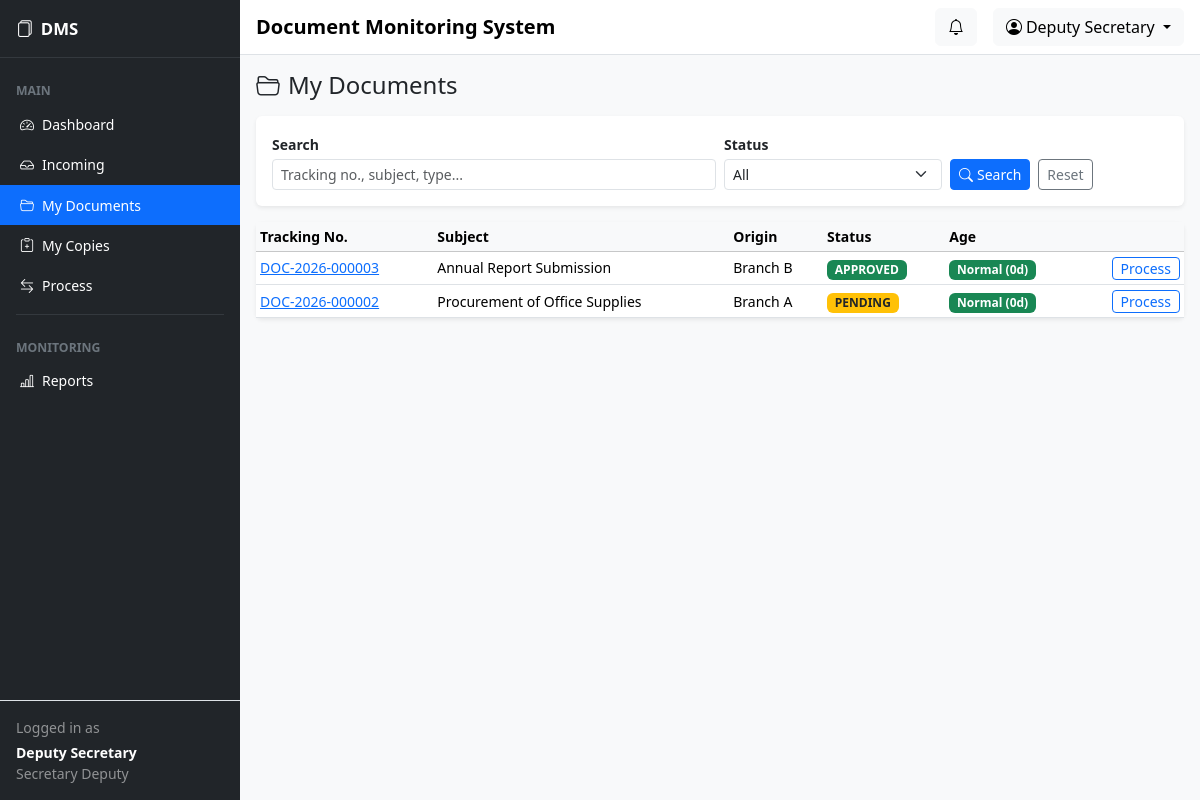
/secretary_deputy/documents.php (signed in), run on the app's committed database.
### tables this page shows
CREATE TABLE users (
  id INT UNSIGNED NOT NULL AUTO_INCREMENT,
  branch_id INT UNSIGNED DEFAULT NULL,
  full_name VARCHAR(150) NOT NULL,
  username VARCHAR(50) NOT NULL,
  password VARCHAR(255) NOT NULL,
  role ENUM('BRANCH','SECRETARY_DEPUTY','SECRETARY_CO','ADMIN') NOT NULL,
  position VARCHAR(100) DEFAULT NULL,
  status ENUM('active','inactive') NOT NULL DEFAULT 'active',
  created_at TIMESTAMP NOT NULL DEFAULT CURRENT_TIMESTAMP,
  updated_at TIMESTAMP NOT NULL DEFAULT CURRENT_TIMESTAMP ON UPDATE CURRENT_TIMESTAMP,
  last_login DATETIME DEFAULT NULL,
  PRIMARY KEY (id),
  UNIQUE KEY uq_username (username),
  KEY idx_users_role (role),
  KEY idx_users_status (status),
  KEY idx_users_branch (branch_id),
  CONSTRAINT fk_users_branch FOREIGN KEY (branch_id)
    REFERENCES branches (id) ON DELETE SET NULL ON UPDATE CASCADE
);

CREATE TABLE documents (
  id INT UNSIGNED NOT NULL AUTO_INCREMENT,
  tracking_number VARCHAR(30) NOT NULL,
  doc_control_number VARCHAR(50) DEFAULT NULL,
  subject VARCHAR(255) NOT NULL,
  document_type VARCHAR(100) DEFAULT NULL,
  sender VARCHAR(150) DEFAULT NULL,
  originating_branch_id INT UNSIGNED DEFAULT NULL,
  created_by INT UNSIGNED NOT NULL,
  current_holder_id INT UNSIGNED DEFAULT NULL,
  current_branch_id INT UNSIGNED DEFAULT NULL,
  current_status ENUM('NEW','RECEIVED','PENDING','SIGNED','APPROVED','RTS') NOT NULL DEFAULT 'NEW',
  priority ENUM('Low','Normal','High','Urgent') NOT NULL DEFAULT 'Normal',
  date_received DATE DEFAULT NULL,
  remarks TEXT,
  created_at TIMESTAMP NOT NULL DEFAULT CURRENT_TIMESTAMP,
  updated_at TIMESTAMP NOT NULL DEFAULT CURRENT_TIMESTAMP ON UPDATE CURRENT_TIMESTAMP,
  PRIMARY KEY (id),
  UNIQUE KEY uq_tracking_number (tracking_number),
  KEY idx_docs_status (current_status),
  KEY idx_docs_created (created_at),
  KEY idx_docs_holder (current_holder_id),
  KEY idx_docs_subject (subject),
  KEY idx_docs_type (document_type),
  KEY idx_docs_orig_branch (originating_branch_id),
  KEY idx_docs_updated (updated_at),
  CONSTRAINT fk_docs_orig_branch FOREIGN KEY (originating_branch_id)
    REFERENCES branches (id) ON DELETE SET NULL ON UPDATE CASCADE,
  CONSTRAINT fk_docs_created_by FOREIGN KEY (created_by)
    REFERENCES users (id) ON DELETE RESTRICT ON UPDATE CASCADE,
  CONSTRAINT fk_docs_current_holder FOREIGN KEY (current_holder_id)
    REFERENCES users (id) ON DELETE SET NULL ON UPDATE CASCADE,
  CONSTRAINT fk_docs_current_branch FOREIGN KEY (current_branch_id)
    REFERENCES branches (id) ON DELETE SET NULL ON UPDATE CASCADE
);

CREATE TABLE branches (
  id INT UNSIGNED NOT NULL AUTO_INCREMENT,
  branch_code VARCHAR(20) NOT NULL,
  branch_name VARCHAR(150) NOT NULL,
  description VARCHAR(255) DEFAULT NULL,
  status ENUM('active','inactive') NOT NULL DEFAULT 'active',
  created_at TIMESTAMP NOT NULL DEFAULT CURRENT_TIMESTAMP,
  updated_at TIMESTAMP NOT NULL DEFAULT CURRENT_TIMESTAMP ON UPDATE CURRENT_TIMESTAMP,
  PRIMARY KEY (id),
  UNIQUE KEY uq_branch_code (branch_code),
  KEY idx_branches_status (status)
);

### config/database.php (called while the page is built, shortened)
<?php
function db(): PDO
{
    static $pdo = null;
    if ($pdo instanceof PDO) {
        return $pdo;
    }
    $dsn = sprintf('mysql:host=%s;port=%d;dbname=%s;charset=utf8mb4', DB_HOST, DB_PORT, DB_NAME);
    try {
        $pdo = new PDO($dsn, DB_USER, DB_PASS, [
            PDO::ATTR_ERRMODE            => PDO::ERRMODE_EXCEPTION,
            PDO::ATTR_DEFAULT_FETCH_MODE => PDO::FETCH_ASSOC,
            PDO::ATTR_EMULATE_PREPARES   => false,
        ]);
    } catch (PDOException $e) {
        log_error('Database connection failed: ' . $e->getMessage());
        http_response_code(500);
        die('Database connection error. Please contact the system administrator.');
    }
    return $pdo;
}

### config/auth.php (called while the page is built, shortened)
<?php
function e(?string $value): string
{
    return htmlspecialchars((string)$value, ENT_QUOTES, 'UTF-8');
}
function enforce_session_timeout(): void
{
    $timeout = (int)setting('session_timeout_minutes', '30') * 60;
}
function current_user(): ?array
{
    $stmt = db()->prepare('SELECT * FROM users WHERE id = ? LIMIT 1');
    $stmt->execute([$_SESSION['user_id']]);
    $user = $stmt->fetch();
    return ($user && $user['status'] === 'active') ? $user : null;
}
function require_login(): array
{
    enforce_session_timeout();
    $user = current_user();
    return $user;
}
function require_role(array|string $roles): array
{
    $user = require_login();
    return $user;
}
function setting(string $key, string $default = ''): string
{
    static $cache = [];
    if (!$cache) {
        try {
            foreach (db()->query('SELECT setting_key, setting_value FROM system_settings') as $r) {
                $cache[$r['setting_key']] = $r['setting_value'];
            }
        } catch (Throwable $e) {
            log_error('settings read failed: ' . $e->getMessage());
        }
    }
    return $cache[$key] ?? $default;
}

### secretary_deputy/documents.php (the view, shortened to what this page needs)
<?php
$user = require_role(ROLE_SECRETARY_DEPUTY);
$uid = (int)$user['id'];
$q = trim((string)($_GET['q'] ?? ''));
$limit = 15;
$page = max(1, (int)($_GET['page'] ?? 1));
$offset = ($page - 1) * $limit;
$where = ['d.current_holder_id = ?'];
$params = [$uid];
$whereSql = implode(' AND ', $where);
$pdo = db();
$stmt = $pdo->prepare("SELECT d.*, b.branch_name AS origin_branch FROM documents d LEFT JOIN branches b ON b.id=d.originating_branch_id WHERE $whereSql ORDER BY d.updated_at DESC LIMIT $limit OFFSET $offset");
$stmt->execute($params); $rows = $stmt->fetchAll();
page_header('My Documents', 'documents', $user);
?>
<h4 class="mb-3"><i class="bi bi-folder2-open me-2"></i>My Documents</h4>
<form method="get" class="card shadow-sm border-0 mb-3"><div class="card-body row g-2 align-items-end">
    <div class="col-md-6"><label class="form-label small fw-semibold mb-1">Search</label><input name="q" value="<?= e($q) ?>" class="form-control form-control-sm" placeholder="Tracking no., subject, type..."></div>
    <div class="col-md-3"><label class="form-label small fw-semibold mb-1">Status</label>
        <select name="status" class="form-select form-select-sm"><option value="">All</option></select>
    </div>
    <div class="col-md-3 d-flex gap-2 align-items-end"><button class="btn btn-primary btn-sm"><i class="bi bi-search me-1"></i>Search</button><a href="documents.php" class="btn btn-outline-secondary btn-sm">Reset</a></div>
</div></form>
<div class="card shadow-sm border-0"><div class="card-body p-0">
<table class="table table-hover table-sm align-middle mb-0">
<thead class="table-light small"><tr><th>Tracking No.</th><th>Subject</th><th>Origin</th><th>Status</th><th>Age</th><th></th></tr></thead>
<tbody>
<?php foreach ($rows as $r): ?>
<tr>
    <td class="small"><a href="<?= BASE_URL ?>/view_document.php?id=<?= (int)$r['id'] ?>"><?= e($r['tracking_number']) ?></a></td>
    <td class="small text-truncate" style="max-width:220px"><?= e($r['subject']) ?></td>
    <td class="small"><?= e($r['origin_branch'] ?? '—') ?></td>
    <td><?= status_badge($r['current_status']) ?></td>
    <td><?= aging_badge(doc_age_days($r)) ?></td>
    <td class="small text-end"><a class="btn btn-sm btn-outline-primary py-0" href="<?= BASE_URL ?>/secretary_deputy/process.php?id=<?= (int)$r['id'] ?>">Process</a></td>
</tr>
<?php endforeach; ?>
</tbody></table>
</div></div>

### includes/sidebar.php (shortened to what this page needs)
<?php
$currentRole = $user['role'] ?? ROLE_ADMIN;
$navItems = [];
$navItems[] = ['type' => 'heading', 'label' => 'Main'];
$navItems[] = ['type' => 'link', 'href' => $dashUrl ?? '#', 'icon' => 'bi-speedometer2', 'label' => 'Dashboard', 'key' => 'dashboard'];
if ($currentRole === ROLE_BRANCH) {
    $navItems[] = ['type' => 'link', 'href' => BASE_URL . '/branch/incoming.php', 'icon' => 'bi-inbox', 'label' => 'Incoming', 'key' => 'incoming', 'badge' => incoming_count((int)($user['id'] ?? 0))];
    $navItems[] = ['type' => 'link', 'href' => BASE_URL . '/branch/documents.php', 'icon' => 'bi-folder2-open', 'label' => 'My Documents', 'key' => 'documents'];
    $navItems[] = ['type' => 'link', 'href' => BASE_URL . '/branch/create_document.php', 'icon' => 'bi-file-earmark-plus', 'label' => 'Log Document', 'key' => 'create'];
    $navItems[] = ['type' => 'link', 'href' => BASE_URL . '/branch/returned.php', 'icon' => 'bi-arrow-return-left', 'label' => 'Returned', 'key' => 'returned'];
    $navItems[] = ['type' => 'link', 'href' => BASE_URL . '/branch/documents.php?status=APPROVED', 'icon' => 'bi-check2-circle', 'label' => 'Completed', 'key' => 'completed'];
} else {
    $secDir = ($currentRole === ROLE_SECRETARY_CO) ? 'secretary_co' : 'secretary_deputy';
    $navItems[] = ['type' => 'link', 'href' => BASE_URL . '/' . $secDir . '/incoming.php', 'icon' => 'bi-inbox', 'label' => 'Incoming', 'key' => 'incoming', 'badge' => incoming_count((int)($user['id'] ?? 0))];
    $navItems[] = ['type' => 'link', 'href' => BASE_URL . '/' . $secDir . '/documents.php', 'icon' => 'bi-folder2-open', 'label' => 'My Documents', 'key' => 'documents'];
    $navItems[] = ['type' => 'link', 'href' => BASE_URL . '/' . $secDir . '/copies.php', 'icon' => 'bi-clipboard-plus', 'label' => 'My Copies', 'key' => 'copies'];
    $navItems[] = ['type' => 'link', 'href' => BASE_URL . '/' . $secDir . '/process.php', 'icon' => 'bi-arrow-left-right', 'label' => 'Process', 'key' => 'process'];
}
$navItems[] = ['type' => 'divider'];
$navItems[] = ['type' => 'heading', 'label' => 'Monitoring'];
$navItems[] = ['type' => 'link', 'href' => BASE_URL . '/reports/index.php', 'icon' => 'bi-bar-chart-line', 'label' => 'Reports', 'key' => 'reports'];
?>
<aside class="sidebar bg-dark text-white d-none d-md-flex flex-column flex-shrink-0">
    <div class="sidebar-brand py-3 px-3 d-flex align-items-center">
        <i class="bi bi-files me-2"></i>
        <span class="fw-bold"><?= e(setting('org_short', 'DMS')) ?></span>
    </div>
    <hr class="text-secondary m-0">
    <ul class="nav nav-pills flex-column mb-auto py-2 small">
        <?php foreach ($navItems as $item): ?>
            <?php if (($item['type'] ?? '') === 'heading'): ?>
                <li class="nav-heading text-uppercase text-secondary px-3 pt-3 pb-1 small fw-bold"><?= e($item['label']) ?></li>
            <?php elseif (($item['type'] ?? '') === 'divider'): ?>
                <li><hr class="text-secondary mx-3 my-2"></li>
            <?php else: ?>
                <li class="nav-item">
                    <a class="nav-link text-white <?= (($activeNav ?? '') === ($item['key'] ?? '')) ? 'active bg-primary' : '' ?>" href="<?= e($item['href']) ?>">
                        <i class="bi <?= e($item['icon']) ?> me-2"></i><?= e($item['label']) ?>
                    </a>
                </li>
            <?php endif; ?>
        <?php endforeach; ?>
    </ul>
    <div class="p-3 border-top small">
        <div class="text-white-50 mb-1">Logged in as</div>
        <div class="text-white fw-semibold"><?= e($user['full_name'] ?? '') ?></div>
        <div class="text-white-50"><?= e(role_label($currentRole)) ?></div>
    </div>
</aside>

### includes/navbar.php (shortened to what this page needs)
<nav class="navbar navbar-expand navbar-light bg-white border-bottom px-3">
    <span class="navbar-brand fw-semibold mb-0 h6 d-none d-md-block"><?= e(setting('org_name', 'Document Monitoring System')) ?></span>
    <div class="ms-auto d-flex align-items-center">
        <div class="dropdown me-3">
            <button class="btn btn-light position-relative" type="button" data-bs-toggle="dropdown" aria-expanded="false">
                <i class="bi bi-bell"></i>
            </button>
        </div>
        <div class="dropdown">
            <button class="btn btn-light dropdown-toggle" type="button" data-bs-toggle="dropdown">
                <i class="bi bi-person-circle me-1"></i><?= e($user['full_name'] ?? '') ?>
            </button>
        </div>
    </div>
</nav>

### includes/functions.php (shortened to what this page needs)
<?php
require_once CONFIG_PATH . DS . 'database.php';
function status_badge(string $status): string
{
    $s = strtoupper($status);
    $class = match ($s) {
        'PENDING'  => 'bg-warning text-dark',
        'SIGNED'   => 'bg-primary',
        'APPROVED' => 'bg-success',
        'RTS'      => 'bg-danger',
        'RECEIVED' => 'bg-info text-dark',
        'NEW'      => 'bg-secondary',
        default    => 'bg-secondary',
    };
    return '<span class="badge ' . $class . '">' . e($s) . '</span>';
}
function role_label(string $role): string
{
    return match ($role) {
        'BRANCH'           => 'Branch',
        'SECRETARY_DEPUTY' => 'Secretary Deputy',
        'SECRETARY_CO'     => 'Secretary of CO',
        'ADMIN'            => 'Administrator',
        default            => $role,
    };
}
function doc_age_days(array $doc): int
{
    $base = $doc['updated_at'] ?? $doc['created_at'] ?? null;
    $ts = strtotime($base);
    return max(0, (int)floor((time() - $ts) / 86400));
}
function aging_level(int $days): string
{
    $normal = max(1, (int)setting('aging_normal', '2'));
    $attention = max($normal + 1, (int)setting('aging_attention', '4'));
    return 'normal';
}
function aging_badge(int $days): string
{
    $level = aging_level($days);
    $class = match ($level) {
        'normal'    => 'bg-success',
        'attention' => 'bg-warning text-dark',
        'overdue'   => 'bg-danger',
        default     => 'bg-secondary',
    };
    $label = match ($level) {
        'normal'    => 'Normal',
        'attention' => 'Attention',
        'overdue'   => 'Overdue',
        default     => '',
    };
    return '<span class="badge ' . $class . '" title="Document age: ' . $days . ' day(s)">' . e($label) . ' (' . $days . 'd)</span>';
}
function incoming_documents(int $userId): array
{
    $sql = 'SELECT d.*, b.branch_name AS origin_branch, t.created_at AS received_at
            FROM documents d
            INNER JOIN document_tracking t ON t.id = (
                SELECT MAX(t2.id) FROM document_tracking t2 WHERE t2.document_id = d.id
            )
            LEFT JOIN branches b ON b.id = d.originating_branch_id
            WHERE t.action IN (?, ?) AND t.to_user_id = ?
            ORDER BY t.created_at DESC';
    $stmt = db()->prepare($sql);
    $stmt->execute([ACTION_FORWARDED, ACTION_RTS, $userId]);
    return $stmt->fetchAll();
}
function incoming_count(int $userId): int
{
    return count(incoming_documents($userId));
}

### public/assets/css/app.css (style rules this page uses)
:root { --sidebar-width: 240px; --sidebar-bg: #1f2a3a; }
.sidebar { width: var(--sidebar-width); min-height: 100vh; position: sticky; top: 0; height: 100vh; }
.sidebar .nav-link { border-radius: 0; padding: 0.6rem 1.25rem; }
.sidebar .nav-link.active { background-color: #0d6efd; }
.sidebar-brand { font-size: 1.05rem; }

### data on the page
users: full_name "Deputy Secretary", role "Secretary Deputy"
documents: tracking_number "DOC-2026-000003", subject "Annual Report Submission", originating_branch.branch_name "Branch B", current_status "APPROVED"
documents: tracking_number "DOC-2026-000002", subject "Procurement of Office Supplies", originating_branch.branch_name "Branch A", current_status "PENDING"

### other printed values
setting('org_short', 'DMS') "DMS"
$item['label'] "MAIN"
$item['label'] "Dashboard"
$item['label'] "Incoming"
$item['label'] "My Documents"
$item['label'] "My Copies"
$item['label'] "Process"
$item['label'] "MONITORING"
$item['label'] "Reports"
setting('org_name', 'Document Monitoring System') "Document Monitoring System"
